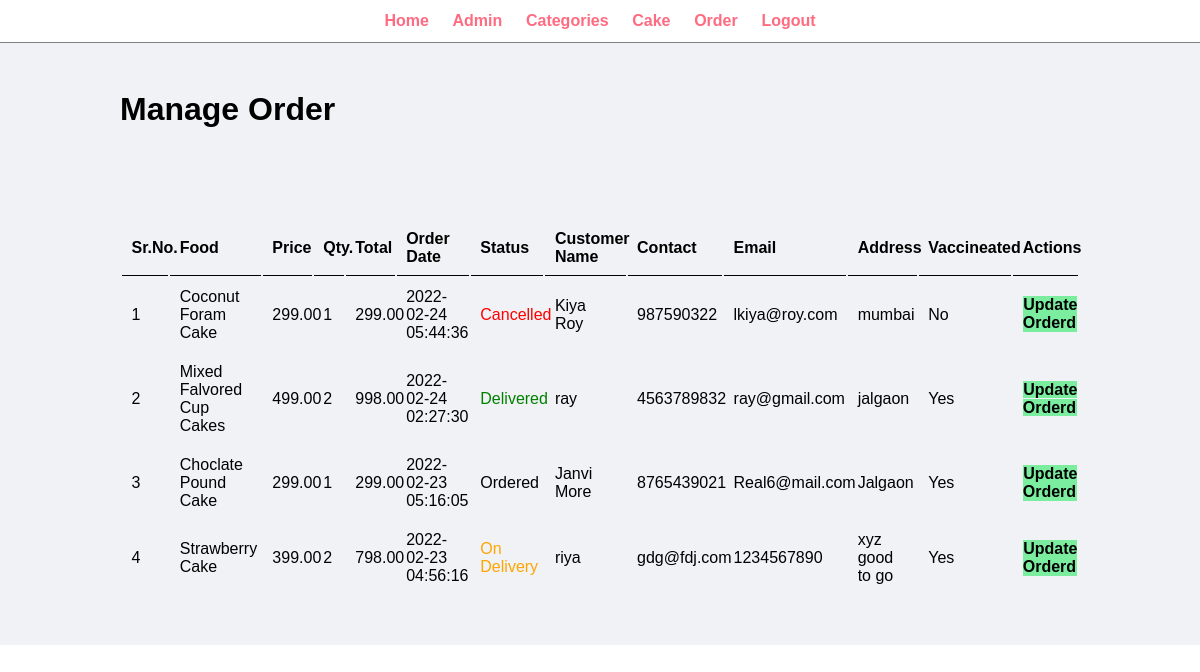
Page /admin/manage-order.php (signed in) on the committed database.
### tables this page shows
CREATE TABLE `order_table` (
  `id` int(10) UNSIGNED NOT NULL,
  `food` varchar(150) NOT NULL,
  `price` decimal(10,2) NOT NULL,
  `qty` int(11) NOT NULL,
  `total` decimal(10,2) NOT NULL,
  `order_date` datetime NOT NULL,
  `status` varchar(50) NOT NULL,
  `customer_name` varchar(150) NOT NULL,
  `customer_contact` varchar(20) NOT NULL,
  `customer_email` varchar(150) NOT NULL,
  `customer_address` varchar(255) NOT NULL,
  `vaccineated` varchar(10) NOT NULL
);

### admin/manage-order.php (the view, shortened to what this page needs)
<?php include('partitals/menu.php'); ?>
<div class="main-content">
	<div class="wrapper">
		<h1>Manage Order</h1>
		<br><br><br>
		<br><br>
		<table class="tbl-full">
			<tr>
				<th>Sr.No.</th>
				<th>Food</th>
				<th>Price</th>
				<th>Qty.</th>
				<th>Total</th>
				<th>Order Date</th>
				<th>Status</th>
				<th>Customer Name</th>
				<th>Contact</th>
				<th>Email</th>
				<th>Address</th>
				<th>Vaccineated</th>
				<th>Actions</th>
			</tr>
			<?php
				$sql = "SELECT * FROM  order_table ORDER BY id DESC";
				$res = mysqli_query($conn, $sql);
				$count = mysqli_num_rows($res);
				$srno = 1;
				if($count > 0){
					while($rows = mysqli_fetch_assoc($res)){
						$id = $rows['id'];
						$food = $rows['food'];
                        $price = $rows['price'];
                        $qty = $rows['qty'];
                        $total = $rows['total'];
                        $order_date = $rows['order_date'];
                        $status = $rows['status'];
                        $customer_name = $rows['customer_name'];
                        $customer_contact = $rows['customer_contact'];
                        $customer_email = $rows['customer_email'];
                        $customer_address  = $rows['customer_address'];
                        $vaccineated = $rows['vaccineated'];
                        ?>
                        	<tr>
								<td><?php echo $srno++; ?></td>
								<td><?php echo $food; ?></td>
								<td><?php echo $price; ?></td>
								<td><?php echo $qty; ?></td>
								<td><?php echo $total; ?></td>
								<td><?php echo $order_date; ?></td>
								<td>
									<?php
										if ($status == "Ordered") {
											echo "<label>$status</label>";
										}
										elseif ($status == "On Delivery") {
											echo "<label style='color: orange;'>$status</label>";
										}
										elseif ($status == "Delivered") {
											echo "<label style='color: green;'>$status</label>";
										}
										elseif ($status == "Cancelled") {
											echo "<label style='color: red;'>$status</label>";
										}
									?>
								</td>
								<td><?php echo $customer_name; ?></td>
								<td><?php echo $customer_contact; ?></td>
								<td><?php echo $customer_email; ?></td>
								<td><?php echo $customer_address; ?></td>
								<td><?php echo $vaccineated; ?></td>
								<td>
									<a href="<?php echo	SITEURL; ?>admin/update-order.php?id=<?php echo $id; ?>" class="btn-secondary">Update Orderd</a>
								</td>
							</tr>
                        <?php
					}
				}
				else{
					echo "<tr><td colspan='12' class='error'> Orders not Available </td></tr>";
				}
			?>
		</table>
	</div>
</div>

### css/admin.css (style rules this page uses)
* { margin: 0; padding: 0; font-family: Arial, Helvetica, sans-serif; }
.wrapper { padding: 1%; width: 80%; margin: 0 auto; }
.tbl-full { width: 100%; }
table tr th { border-bottom: 1px solid black; padding: 1%; text-align: left; }
table tr td { padding: 1%; text-align: left; }
.btn-secondary { background-color: #7bed9f; padding: 1%; color: black; text-decoration: none; font-weight: bold; }
.main-content { background-color: #f1f2f6; padding: 3% 0; }

### rows in the picture
order_table: food "Coconut Foram Cake", price "299.00", qty "1", total "299.00", order_date "2022-02-24 05:44:36", status "Cancelled", customer_name "Kiya Roy", customer_contact "987590322", customer_email "lkiya@roy.com", customer_address "mumbai", vaccineated "No"
order_table: food "Mixed Falvored Cup Cakes", price "499.00", qty "2", total "998.00", order_date "2022-02-24 02:27:30", status "Delivered", customer_name "ray", customer_contact "4563789832", customer_email "ray@gmail.com", customer_address "jalgaon", vaccineated "Yes"
order_table: food "Choclate Pound Cake", price "299.00", qty "1", total "299.00", order_date "2022-02-23 05:16:05", status "Ordered", customer_name "Janvi More", customer_contact "8765439021", customer_email "Real6@mail.com", customer_address "Jalgaon", vaccineated "Yes"
order_table: food "Strawberry Cake", price "399.00", qty "2", total "798.00", order_date "2022-02-23 04:56:16", status "On Delivery", customer_name "riya", customer_contact "gdg@fdj.com", customer_email "1234567890", customer_address "xyz good to go", vaccineated "Yes"
